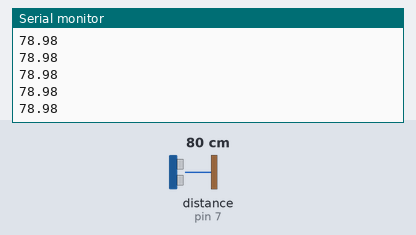
A sketch run on a simulated Arduino Uno, built with avr-gcc and run on an emulated ATmega328P. Parts: the last lines printed to the serial monitor. Wiring (inferred from the names in the program): ultrasonic range finder: trigger pin 8; echo pin 7. Inputs (shaded band) come from the test bench; at power-on: distance to the obstacle (sensor on pin 7) 80 cm. The echo pulse lasts 58.3 µs per cm.

Above: at 1.2 s.
1.3 s: distance to the obstacle (sensor on pin 7) set to 2 cm
At 1.9 s:
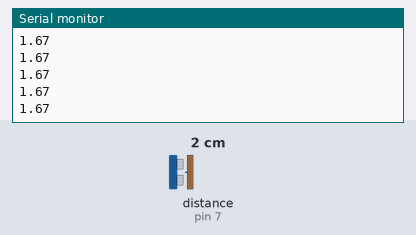
2.8 s: distance to the obstacle (sensor on pin 7) set to 4 cm
At 3.4 s:
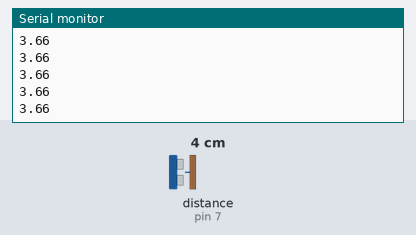
Timing chart, 0 to 5.8 s (numbered marks = the images above; inputs shaded):
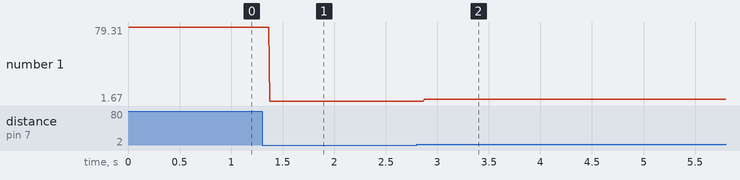

The sketch:

code.ino
```cpp
int trigg=8,echo=7;
const float speed_sound=0.034; // 3402.9 cm/us
void setup() {
pinMode(trigg,OUTPUT);
pinMode(echo,INPUT);
Serial.begin(9600);
}

void loop() {
unsigned long duration; // duration of sound
float distance;
digitalWrite(trigg,LOW);
delayMicroseconds(2);
digitalWrite(trigg,OUTPUT);
delayMicroseconds(10);
digitalWrite(trigg,LOW);
duration=pulseIn(echo,HIGH);
distance=duration*speed_sound/2;

Serial.println(distance);
}
```

Measured:
- after the input at 1.3 s, the serial monitor: prints a new line after 0.07 s (image 1)
- after the input at 2.8 s, the serial monitor: prints a new line after 0.07 s (image 2)
- plotted number 1: 78.98 → 1.67 after the input at 1.3 s, 1.67 → 3.6 after the input at 2.8 s
